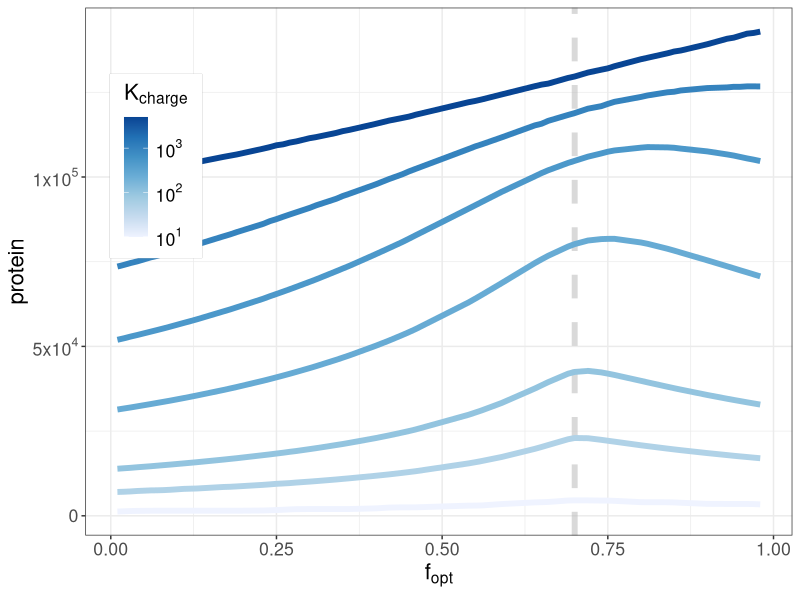
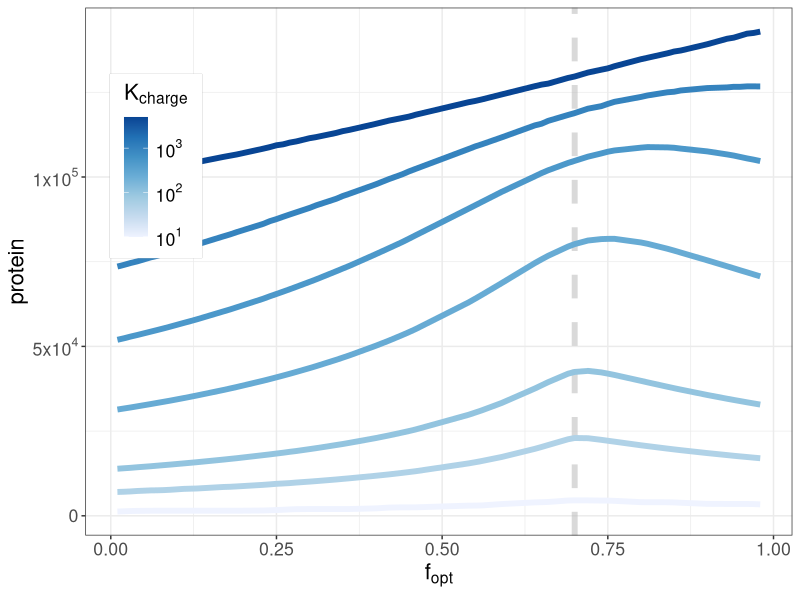

Recreate these plots in R, in order. (Note: this script raises an error after producing the figures.)
## ---- chunk 1
library(tidyverse)
## ---- chunk 2
df_prot_cal <- read_csv("../processed_data/calibrate_single_population_charging_1e6.csv")
## ---- chunk 3
df_prot_cal %>% filter(species == "cellularProtein") %>% 
  ggplot(aes(x = ecol_comp, y = protein, color = charging_rate, group = charging_rate, alpha = charging_rate != 250.0)) +
  geom_vline(xintercept=0.7, color="grey70", linewidth=2, alpha=0.5, linetype="dashed") +
  geom_line(linewidth = 2) +
  scale_color_distiller(trans = "log10", 
                     palette = "Blues",
                     name = expression(K[charge]),
                     direction=1,
                     breaks = c(10, 100, 1000),
                     labels = c(expression(10^{1}), expression(10^{2}), expression(10^{3}))) +
  scale_x_continuous(name = expression(f[opt])) +
  scale_y_continuous(name = "protein",
                     breaks=c(0, 50000, 100000),
                     labels=c(0, expression(5*"x"*10^{4}), expression(1*"x"*10^{5}))) +
  scale_alpha_manual(values = c(1, 1), guide = FALSE) +
  theme_bw() +
  theme(text = element_text(size = 16),
        legend.position=c(.1,.7),
        legend.margin=margin(c(5,10,15,10)),
        legend.box.background = element_rect(color = "grey"))
ggsave("fig/cellular_baseline_speed_3.png", width = 7, height = 4)
## ---- chunk 4
df_grid <- read_csv("../processed_data/speed_vs_charging_grid_search.csv")
## ---- chunk 5
df_grid_form <- df_grid %>% 
  filter(species %in% c("free ribosome", "ATA_charged", "TTT_charged")) %>%
  pivot_wider(names_from = species, values_from = protein, id_cols = c(speed, charging_rate, ecol)) %>%
  mutate(ATA_charged_perc = ATA_charged / (2500 * 0.3),
         TTT_charged_perc = TTT_charged / (2500 * 0.7),
         free_rib_perc = `free ribosome` / 500) %>%
  filter(ecol == 0.6)
#df_grid_form %>% filter(ecol == 0.6)
## ---- chunk 6
base_plot <- function() {
  ggplot() +
  scale_y_discrete(expand = expansion(mult = c(0, 0))) +
  scale_x_discrete(expand = expansion(mult = c(0, 0)),
                   labels = c(0.12, 0.25, 0.5, 1, 2, 4, 8)) +
  ylab(expression(K[charge])) +
  xlab(expression(K[speed])) +
  theme_bw() +
  theme(panel.border = element_blank(),
        legend.position = "bottom")
}

grid_opt <- base_plot() + 
  geom_tile(data=df_grid_form, aes(y = as.factor(charging_rate), x = as.factor(speed), fill = TTT_charged_perc)) +
  scale_fill_continuous_diverging(palette = "Blue-Red", 
                                  mid = 0.75,
                                  name = expression(T[c]^{opt})) +
  geom_point(aes(x=5, y=3))
  
grid_non_opt <- base_plot() + 
  geom_tile(data=df_grid_form, aes(y = as.factor(charging_rate), x = as.factor(speed), fill = ATA_charged_perc)) +
  scale_fill_continuous_diverging(palette = "Blue-Red", 
                                  mid = 0.75,
                                  name = expression(T[c]^{non-opt})) +
  geom_point(aes(x=5, y=3))


grid_rib <- base_plot() + 
  geom_tile(data=df_grid_form, aes(y = as.factor(charging_rate), x = as.factor(speed), fill = free_rib_perc)) +
  scale_fill_continuous_diverging(palette = "Blue-Red", 
                                  mid = 0.15,
                                  name = expression(R[f])) +
  geom_point(aes(x=5, y=3))

## ---- chunk 7
cowplot::plot_grid(grid_opt, grid_non_opt, grid_rib, ncol = 3, labels = c("A", "B", "C"))
ggsave("fig/grid_search.png", width = 9, height = 3)
## ---- chunk 8
#df_skew <- read_csv("../processed_data/gfp_regression_ecol_codon_use_speed_0.5_trna_0.7.csv")
df_skew <- read_csv("../processed_data/gfp_experiment_trna_07_03_speed_2_ecol_6_8_10.csv")
## ---- chunk 9
gfp_plot <- df_skew %>% filter(charging_rate == 100, ecol %in% c(0.6, 0.8, 1.0), gfp_rbs_foldx < 10) %>%
  ggplot(aes(GFP, cellularProtein_norm, color = factor(codon))) +
    geom_point(size=2) + 
    geom_smooth(method = "lm", se = FALSE, formula = y ~ x + 1, fullrange=TRUE) +
    facet_wrap(~ecol, labeller = label_bquote(f[opt] ^ cell == .(ecol))) +
    xlab("GFP") +
    ylab("cell protein") +
    scale_y_continuous(limits = c(0.6, 1)) +
    scale_x_continuous(breaks= c(0, 2500, 5000, 7500),
    #                   labels = c(expression(2.5*"x"*10^{3}), 
    #                   expression(5*"x"*10^{3}), 
    #                   expression(7.5*"x"*10^{3}), 
    #                   expression(1*"x"*10^{4}))) +
    ) +
    #scale_x_continuous(limits=c(0, 10000)) + scale_y_continuous(limits=c(0.8, 1.0)) +
    scale_color_discrete_sequential(name=expression(f[opt]^GFP), palette = "viridis") +
    theme_bw() +
    theme(panel.grid.minor.x = element_blank(),
          panel.grid.minor.y = element_blank())
gfp_plot
## ---- chunk 10
base_plot <- function (data) {
  data %>%
  ggplot(aes(x=codon, y=tot_protein)) +
  #geom_smooth(se = FALSE, color="black") +
  #geom_point() +
  geom_line(linewidth = 1.25) +
  geom_vline(xintercept = 0.7, alpha=0.5, linewidth=1.25, linetype="dashed") +
  scale_x_continuous(name = expression(f[opt]),
                         breaks = c(0, 0.25, 0.5, 0.75, 1),
                         labels = c("0", "0.25", "0.5", "0.75", "1")) +
  scale_y_continuous(name = "protein") +
  theme_classic() +
  theme(axis.title = element_text(size = 12),
            axis.text = element_text(size = 12),
            legend.title = element_text(size=12),
            axis.ticks = element_blank(),
            axis.text.y = element_blank(),
            axis.text.x = element_blank(),
            legend.position = "none"
  )
}
## ---- chunk 11
df_baseline <- read.csv("../processed_data/gfp_experiment_baseline.csv")
df_baseline <- df_baseline %>% mutate(tot_protein = GFP + cellularProtein)
## ---- chunk 12
exp_data <- df_skew %>% 
  filter(charging_rate == 100, gfp_rbs_foldx == 3.0) %>%
  mutate(tot_protein = GFP + cellularProtein) %>%
  mutate(average_codon_use = ((100 * 1000 * ecol) + (20 * 300 * 3 * codon)) / ((100 * 1000) + (20 * 300 * 3)))

p1_data <- exp_data %>% filter(ecol == 0.6)
p1 <- base_plot(df_baseline) + 
  geom_point(data=p1_data, 
             aes(x = average_codon_use, y=tot_protein, color = factor(average_codon_use)),
             size = 2.5) +
  scale_color_discrete_sequential(palette = "viridis") +
  geom_vline(xintercept = 0.6, alpha=0.5, linewidth=1.25)

p2_data <- exp_data %>% filter(ecol == 0.8)
p2 <- base_plot(df_baseline) + 
  geom_point(data=p2_data, 
             aes(x = average_codon_use, y=tot_protein, color = factor(average_codon_use)),
             size = 2.5) +
  scale_color_discrete_sequential(palette = "viridis") +
  geom_vline(xintercept = 0.8, alpha=0.5, linewidth=1.25)


p3_data <- exp_data %>% filter(ecol == 1)
p3 <- base_plot(df_baseline) + 
  geom_point(data=p3_data, 
             aes(x = average_codon_use, y=tot_protein, color = factor(average_codon_use)),
             size = 2.5) +
  scale_color_discrete_sequential(palette = "viridis") +
  geom_vline(xintercept = 1.0, alpha=0.5, linewidth=1.25)

opt_plot <- cowplot::plot_grid(p1, p2, p3, nrow = 1, rel_widths = c(1, 1, 1))
## ---- chunk 13
legend <- get_legend(gfp_plot)
p1 <- cowplot::plot_grid(gfp_plot + theme(legend.position = "none"), opt_plot, ncol = 1, align = 'v', labels = c("A", "B"))
cowplot::plot_grid(p1, legend, rel_widths = c(1, 0.2))
ggsave("fig/gfp_experiment_cell_fopt_6_8_10.png", width = 7, height = 4)
